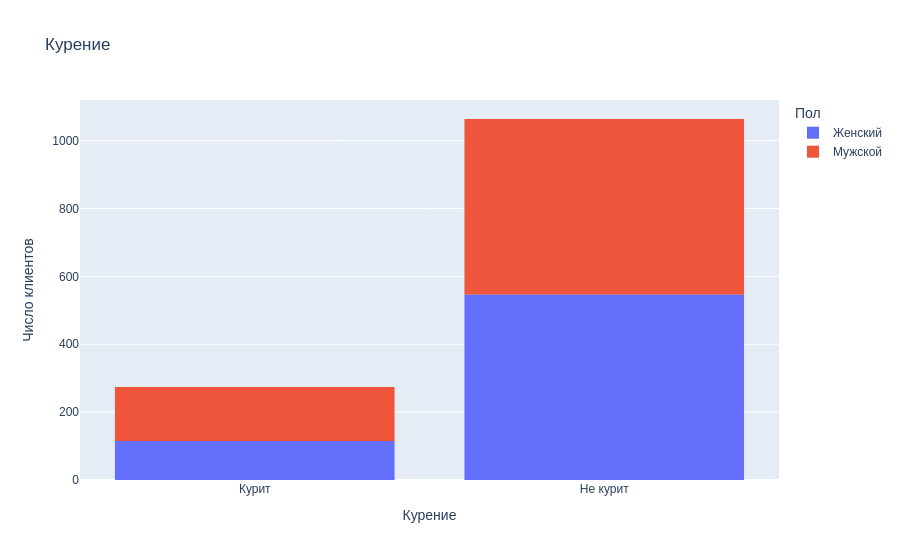

This figure's notebook cell:
### Code cell
fig = px.histogram(medical_df, labels=plot_labels, x='smoker', color='sex', title='Курение')
fig.update_layout(font_family='Arial')
fig.update_yaxes(title_text='Число клиентов', row=1, col=1)
for trace in fig.data:
    if trace.hovertemplate:
        trace.hovertemplate = trace.hovertemplate.replace('count=', 'Число клиентов=')
fig.update_xaxes(tickmode='array', tickvals=['yes', 'no'], ticktext=['Курит', 'Не курит'])
for trace in fig.data:
    trace.name = category_labels[trace.name]
    trace.hovertemplate = 'Пол=' + trace.name + '<br>Курение=%{x}<br>Число клиентов=%{y}<extra></extra>'
fig.show(config=plotly_config)

### Figure 1 — Plotly figure (JSON) as saved in the notebook; plotly's stock layout.template omitted (floating-point values rounded to 4 significant figures; data arrays with more than 128 entries replaced by an {"elided": "..."} marker saying what was removed)
{"data": [{"bingroup": "x", "hovertemplate": "Пол=Женский<br>Курение=%{x}<br>Число клиентов=%{y}<extra></extra>", "legendgroup": "female", "marker": {"color": "#636efa", "pattern": {"shape": ""}}, "name": "Женский", "orientation": "v", "showlegend": true, "type": "histogram", "x": {"elided": "662 str values"}, "xaxis": "x", "yaxis": "y"}, {"bingroup": "x", "hovertemplate": "Пол=Мужской<br>Курение=%{x}<br>Число клиентов=%{y}<extra></extra>", "legendgroup": "male", "marker": {"color": "#EF553B", "pattern": {"shape": ""}}, "name": "Мужской", "orientation": "v", "showlegend": true, "type": "histogram", "x": {"elided": "676 str values"}, "xaxis": "x", "yaxis": "y"}], "layout": {"barmode": "relative", "font": {"family": "Arial"}, "legend": {"title": {"text": "Пол"}, "tracegroupgap": 0}, "title": {"text": "Курение"}, "xaxis": {"anchor": "y", "domain": [0, 1], "tickmode": "array", "ticktext": ["Курит", "Не курит"], "tickvals": ["yes", "no"], "title": {"text": "Курение"}}, "yaxis": {"anchor": "x", "domain": [0, 1], "title": {"text": "Число клиентов"}}}}
